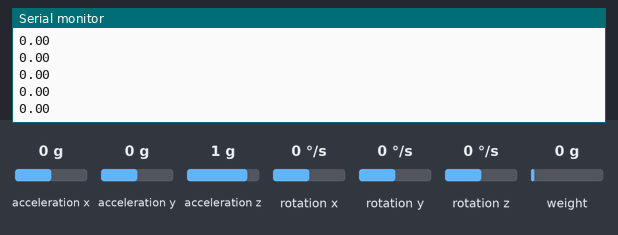
Simulated run of this sketch. Board: Arduino Uno, built with avr-gcc and run on an emulated ATmega328P. Shown: the last lines printed to the serial monitor. Wiring (inferred from the names in the program): MPU-6050 motion sensor at I2C address 0x68. The inputs (shaded band) are chosen by the test bench; at power-on: rotation x 0 °/s, rotation y 0 °/s, rotation z 0 °/s, acceleration x 0 g, acceleration y 0 g, acceleration z 1 g, weight on the scale 0 g. Random numbers use the default seed unless the sketch sets one.

Above: at 9.9 s.
10.0 s: rotation x set to -192 °/s
At 10.6 s:
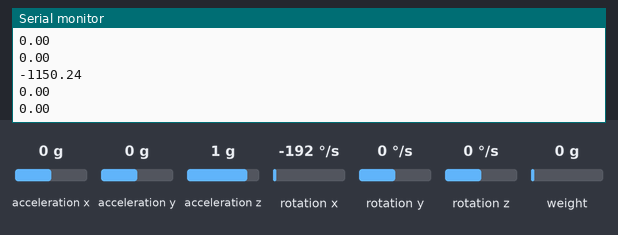
11.5 s: rotation y set to -100 °/s
At 12.1 s:
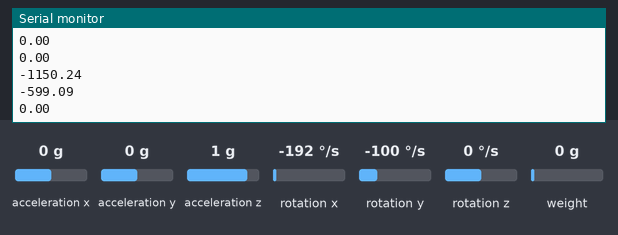
13.0 s: rotation z set to 12 °/s
At 13.6 s:
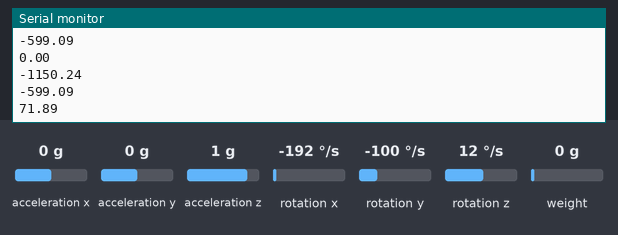
Timing chart, 0 to 16.0 s (numbered marks = the images above; inputs shaded):
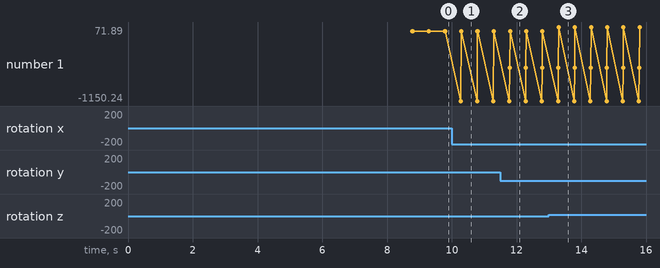

The sketch:

ArduinoManivelle.ino
```cpp
// Bluetooth
#include <SoftwareSerial.h>
SoftwareSerial BTSerial(7, 8); // RX | TX

// Gyro
#include <Wire.h>
//https://www.firediy.fr/article/mesurer-des-angles-avec-un-arduino-drone-ch-7
#define MPU_ADDRESS 0x68  // I2C address of the MPU-6050
#define X 0
#define Y 1
#define Z 2
float gyro_offset[3] = {0,0,0};
float real_value[3] = {0,0,0};
int acc_raw[3] = {0,0,0};
int gyro_raw[3] = {0,0,0};
int temperature = 0;

// Force
#include "HX711.h"  // Library needed to communicate with HX711 https://github.com/bogde/HX711
#define DOUT  4  // Arduino pin 6 connect to HX711 DOUT
#define CLK  3  //  Arduino pin 5 connect to HX711 CLK
HX711 scale;

const unsigned long interval2 = 500; // ms
unsigned long lastRefreshTime = 0;


void setupMpu6050Registers() {
    // Configure power management
    Wire.beginTransmission(MPU_ADDRESS); // Start communication with MPU
    Wire.write(0x6B);                    // Request the PWR_MGMT_1 register
    Wire.write(0x00);                    // Apply the desired configuration to the register
    Wire.endTransmission();              // End the transmission

    // Configure the gyro's sensitivity
    Wire.beginTransmission(MPU_ADDRESS); // Start communication with MPU
    Wire.write(0x1B);
    Wire.write(0x10);                    // Apply the desired configuration to the register : ±1000°/s
    Wire.endTransmission();              // End the transmission


    // Configure low pass filter
    Wire.beginTransmission(MPU_ADDRESS); // Start communication with MPU
    Wire.write(0x1A);                    // Request the CONFIG register
    Wire.write(0x03);                    // Set Digital Low Pass Filter about ~43Hz
    Wire.endTransmission();              // End the transmission
}

void calibrateMpu6050()
{
    int max_samples = 2000;

    for (int i = 0; i < max_samples; i++) {
        readSensor();

        gyro_offset[X] += gyro_raw[X];
        gyro_offset[Y] += gyro_raw[Y];
        gyro_offset[Z] += gyro_raw[Z];

        // Just wait a bit before next loop
        delay(3);
    }

    // Calculate average offsets
    gyro_offset[X] /= max_samples;
    gyro_offset[Y] /= max_samples;
    gyro_offset[Z] /= max_samples;
}

void readSensor() {
    Wire.beginTransmission(MPU_ADDRESS);// Start communicating with the MPU-6050
    Wire.write(0x3B);                   // Send the requested starting register
    Wire.endTransmission();             // End the transmission
    Wire.requestFrom(MPU_ADDRESS,14);   // Request 14 bytes from the MPU-6050

    // Wait until all the bytes are received
    while(Wire.available() < 14);
    acc_raw[X]  = Wire.read() << 8 | Wire.read(); // Add the low and high byte to the acc_raw[X] variable
    acc_raw[Y]  = Wire.read() << 8 | Wire.read(); // Add the low and high byte to the acc_raw[Y] variable
    acc_raw[Z]  = Wire.read() << 8 | Wire.read(); // Add the low and high byte to the acc_raw[Z] variable
    temperature = Wire.read() << 8 | Wire.read(); // Add the low and high byte to the temperature variable
    gyro_raw[X] = Wire.read() << 8 | Wire.read(); // Add the low and high byte to the gyro_raw[X] variable
    gyro_raw[Y] = Wire.read() << 8 | Wire.read(); // Add the low and high byte to the gyro_raw[Y] variable
    gyro_raw[Z] = Wire.read() << 8 | Wire.read(); // Add the low and high byte to the gyro_raw[Z] variable
}


void setup() {
  Serial.begin(9600);


  //Init Gyro
  setupMpu6050Registers();
  delay(1000);
  calibrateMpu6050();

  //Init bluetooth
  BTSerial.begin(38400);  //Bluetooth     Adresse MAC HC-06 : 98D3:31:FB1CB7

  //Init force
  scale.begin(DOUT, CLK);
  scale.set_scale();  // Start scale
  scale.tare();       // Reset scale to zero
}

void loop() {
   readSensor();
   if(millis() - lastRefreshTime >= interval2)
  {
    lastRefreshTime = millis();
    real_value[X] = (gyro_raw[X] - gyro_offset[X]) / (32.8/6);
    real_value[Y] = (gyro_raw[Y] - gyro_offset[Y]) / (32.8/6);
    real_value[Z] = (gyro_raw[Z] - gyro_offset[Z]) / (32.8/6);
    Serial.println(real_value[X]);
    Serial.println(real_value[Y]);
    Serial.println(real_value[Z]);
    Serial.println("\n");
    String t = "C" + String(abs(real_value[X]));
    String r = "P" + String(random(10,1000));
    BTSerial.print(r);
    BTSerial.print(t);
  }


}
```

Measured:
- after the input at 10.0 s, the serial monitor: prints a new line after 0.28 s (image 1)
- after the input at 11.5 s, the serial monitor: prints a new line after 0.29 s (image 2)
- after the input at 13.0 s, the serial monitor: prints a new line after 0.30 s (image 3)
- plotted number 1: 0 → 71.89 after the input at 13.0 s
